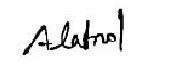
#> input picture scripts/Testing/testing_words/00009.png, 177 x 72 px
$ python Tesseract.py Testing/testing_words/00009.png
#> lines starting #> are read from the running program, lines starting #| are printed output that depends on the picture; after the words box and inside, x2 and y2 are one past the last pixel; in counts of white or black regions, pixels touching at a corner belong together
import sys
from PIL import Image, ImageEnhance, ImageFilter
import pytesseract
import os

pytesseract.pytesseract.tesseract_cmd = r"C:\Program Files\Tesseract-OCR\tesseract.exe"

if len(sys.argv) < 2:
    print("Usage: python OCR_MODEL.py <image_path>", file=sys.stderr)
    sys.exit(1)

image_path = sys.argv[1]

if not os.path.exists(image_path):
    print(f"Error: File not found -> {image_path}", file=sys.stderr)
    sys.exit(1)

try:
    img = Image.open(image_path)
#> img is the input picture: PIL image 177x72 RGBA; mean R, G, B, A 238.5, 238.5, 238.5, 255
    img = img.convert("L")
#> img: PIL image 177x72 L
    img = img.filter(ImageFilter.SHARPEN)
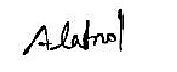
#> img: PIL image 177x72 L; min 0, max 255, mean 238.4
    enhancer = ImageEnhance.Contrast(img)
    img = enhancer.enhance(2)
    threshold = 140
    img = img.point(lambda x: 0 if x < threshold else 255, "1")
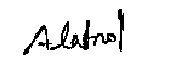
#> img: PIL image 177x72 1; 93.2% white; 6 black regions (3 under 20 px), largest, box (x1, y1, x2, y2) and area: (50, 20, 116, 50) 518, (23, 25, 52, 55) 199, (118, 9, 124, 52) 146
    config = "--psm 7"
#> (the run stopped early here; a loop or call above may not have finished)

$ run again, on scripts/Testing/testing_words/00090.png
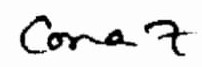
#> input picture scripts/Testing/testing_words/00090.png, 202 x 67 px
#> img is the input picture: PIL image 202x67 L; min 0, max 255, mean 226.9
#> `img = enhancer.enhance(2)`:
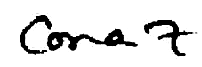
#> img: PIL image 202x67 L; min 0, max 255, mean 225.1
#> `img = img.point(lambda x: 0 if x < threshold else 255, "1")`:
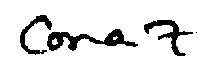
#> img: PIL image 202x67 1; 88.1% white; 4 black regions (1 under 20 px), largest, box (x1, y1, x2, y2) and area: (47, 29, 138, 51) 780, (144, 20, 193, 56) 473, (20, 15, 52, 55) 354

$ run again, on scripts/Testing/testing_words/00104.png
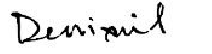
#> input picture scripts/Testing/testing_words/00104.png, 212 x 54 px
#> img is the input picture: PIL image 212x54 RGBA; mean R, G, B, A 234.7, 234.7, 234.7, 255
#> `img = enhancer.enhance(2)`:
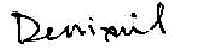
#> img: PIL image 212x54 L; min 0, max 255, mean 233.2
#> `img = img.point(lambda x: 0 if x < threshold else 255, "1")`:
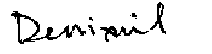
#> img: PIL image 212x54 1; 91.7% white; 10 black regions (6 under 20 px), largest, box (x1, y1, x2, y2) and area: (11, 11, 86, 44) 486, (100, 26, 149, 42) 243, (150, 2, 166, 34) 156, (88, 25, 95, 36) 30
